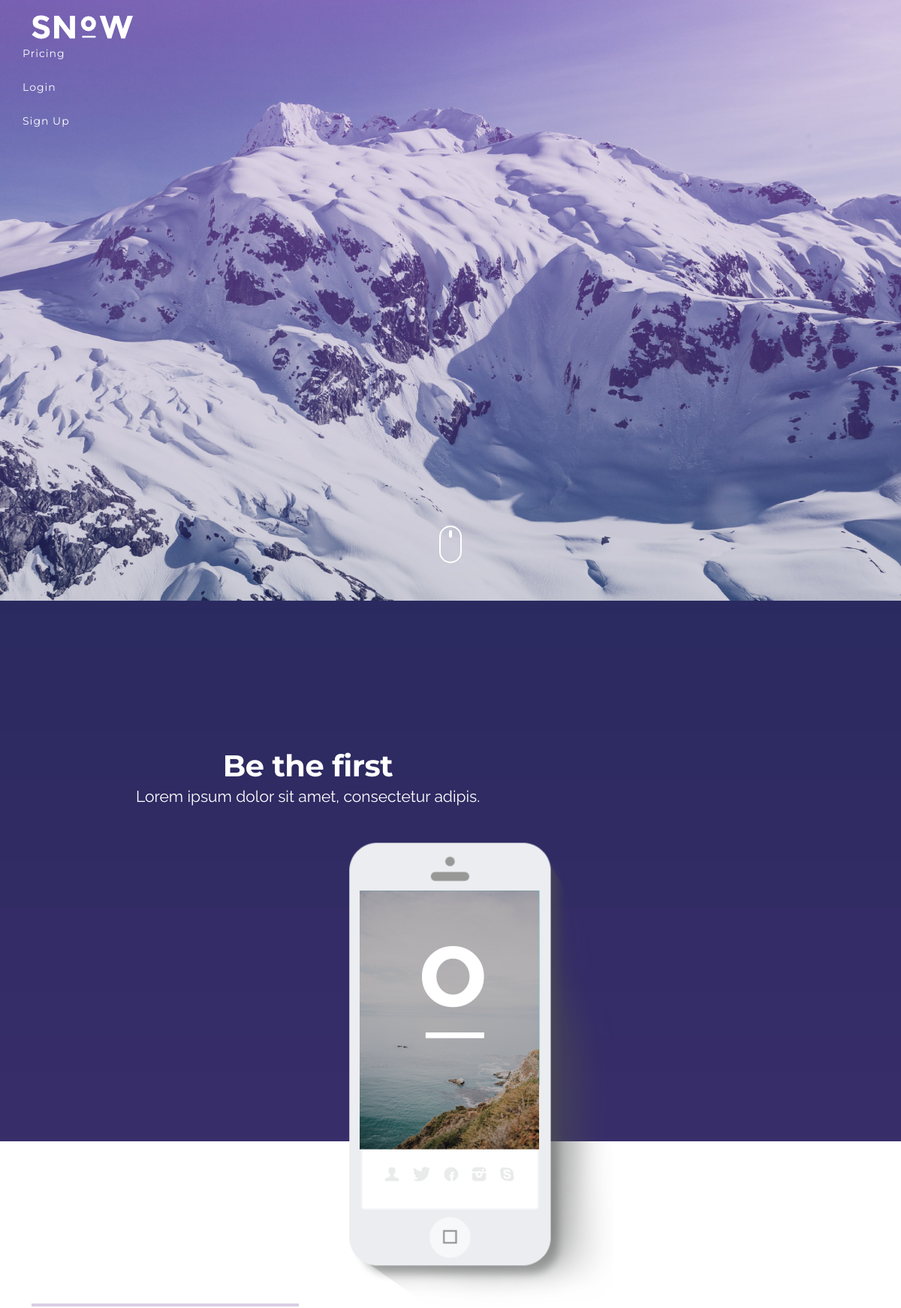
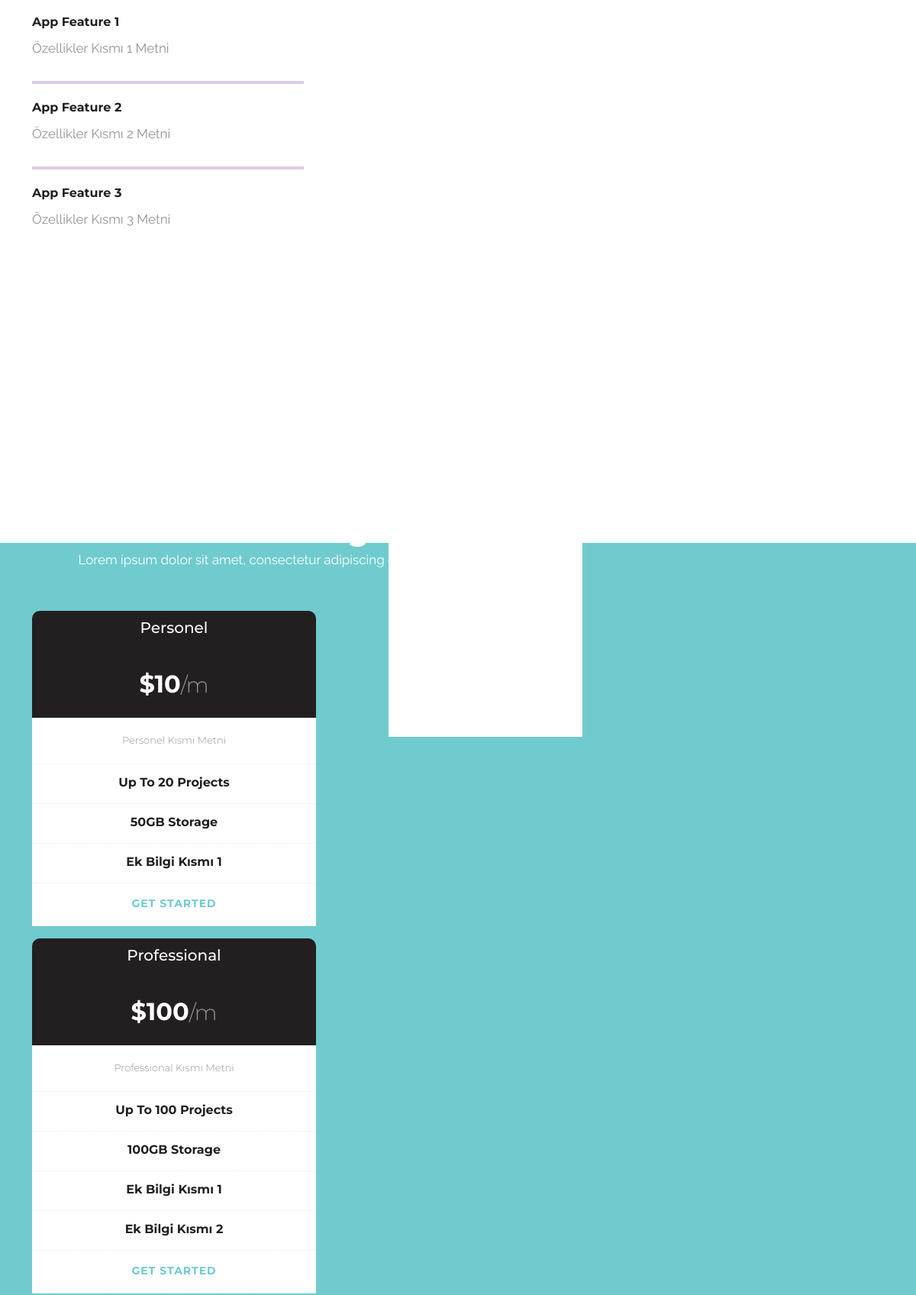
The page / (upper part) on the database its author committed (2 pictures, top to bottom).
### projectapp/models.py (models this page shows, shortened)
class Feature(models.Model):
    titlef = models.CharField(max_length=50)
    metinf = models.CharField(max_length=200)

class Professional_second(models.Model):
    title = models.CharField(max_length=50)
    max_proje = models.CharField(max_length=50)
    fiyati = models.IntegerField()
    metin = models.CharField(max_length=50)
    depolama_alani = models.CharField(max_length=50)
    ek_bilgi = models.CharField(max_length=50)
    ek_bilgi2 = models.CharField(max_length=50)
    bilgi2 = models.BooleanField(default=False)

### projectapp/views.py (the view)
# urls.py: path('', projectappViews.home, name='home'),
def home(request):
    professionals = Professional_second.objects.all()
    features = Feature.objects.all()
    destlasts = Destlast.objects.all()
    return render(request, 'index.html',{'professionals':professionals, 'features':features, 'destlasts':destlasts})

### projectapp/templates/index.html (shortened to what this page needs)
{% extends "base.html" %} {% block content %} {% load static %}
{% include "header.html" %}
<div class="mouse-icon hidden-xs">
  <div class="scroll"></div>
</div>
<section id="be-the-first" class="pad-xl">
  <div class="container">
    <div class="row">
      <div
        class="col-sm-8 col-sm-offset-2 text-center margin-30 wow fadeIn"
        data-wow-delay="0.6s"
      >
        <h2>Be the first</h2>
        <p class="lead">Lorem ipsum dolor sit amet, consectetur adipis.</p>
      </div>
    </div>
    <div class="iphone wow fadeInUp" data-wow-delay="1s">
      <img
        src={% static 'img/iphone.png' alt="Logo" %}></a>
    </div>
  </div>
</section>
<section id="main-info" class="pad-xl">
{% for feature in features%}
  <div class="container">
    <div class="row">
      <div class="col-sm-4 wow fadeIn" data-wow-delay="0.4s">
        <hr class="line purple" />
        <h3>{{feature.titlef}}</h3>
        <p>
          {{feature.metinf}}
        </p>
      </div>
      {% endfor %}
    </section>
    {% if user.is_authenticated %}
    {% else %}
    <section id="pricing" class="pad-lg">
      <div class="container">
        <div class="row margin-40">
          <div class="col-sm-8 col-sm-offset-2 text-center">
            <h2 class="white">Pricing</h2>
            <p class="white">
              Lorem ipsum dolor sit amet, consectetur adipiscing elit. Aliquam
              viverra orci ut.
            </p>
          </div>
        </div>
      {% for professional in professionals%}
        <div
        class="col-sm-4 pricing-container wow fadeInUp"
        data-wow-delay="0.4s"
      >
        <ul class="list-unstyled active text-center">
          <li class="headline"><h5 class="white">{{professional.title}}</h5></li>
          <li class="price">
            <div class="amount">${{professional.fiyati}}<small>/m</small></div>
          </li>
          <li class="info">
            {{professional.metin}}
          </li>
          <li class="features first">{{professional.max_proje}}</li>
          <li class="features">{{professional.depolama_alani}}</li>
          <li class="features">{{professional.ek_bilgi}}</li>
          {% if professional.bilgi2 %}
          <li class="features">{{professional.ek_bilgi2}}</li>
          {% endif %}
          <li class="features last btn btn-secondary btn-wide">
            <a href={% url 'signupaccount' %}>Get Started</a>
          </li>
        </ul>
      </div>
      {% endfor %}
      </section>
    {% endif %}
{% endblock %}

### projectapp/templates/base.html (shortened to what this page needs)
{% load static %}
<!DOCTYPE html>
<html lang="en">
  <head>
    <link rel="stylesheet" href="{% static 'css/font-awesome.min.css' %} "/>
    <link rel="stylesheet" href="{% static  'css/animate.css' %}" />
    <link rel="stylesheet" href="{% static 'css/bootstrap.min.css' %}"/>
    <link rel="stylesheet" href="{% static 'css/main.css' %}"/>
  </head>
  <body>
    {% block content %} {% endblock %}
  </body>
</html>

### projectapp/templates/header.html (shortened to what this page needs)
{% load static %}
<header>
    <div class="container">
      <div class="row">
        <div class="col-xs-6">
          <a href="/"><img src={% static 'img/logo.svg' alt="Logo" %}/></a>
        </div>
        {% if user.is_authenticated %}
        <div class="col-xs-6 signin text-right navbar-nav">
          <a class="nav-link" href="pricing">Pricing Page</a>&nbsp; &nbsp;<a
          <a class="nav-link" href="{% url 'logoutaccount' %}">
          Logout ({{ user.username }})
        </a>
        {% else %}
        <div class="col-xs-6 signin text-right navbar-nav">
          <a href="#pricing" class="scroll">Pricing</a>&nbsp; &nbsp;<a
            <a href="{% url 'loginaccount' %}">Login </a>&nbsp;
            <a href="{% url 'signupaccount' %}">Sign Up</a>
          {% endif %}
        </div>
      </div>
    </div>
  </header>

### projectapp/templates/nav.html (shortened to what this page needs)
{% load static %}

### projectapp/static/css/main.css (style rules this page uses)
h1, h2, h3, h4, h5, h6, p, .btn, .navbar-nav a, .form-control, .list-inline, small, #pricing { font-family: 'Montserrat', sans-serif; }
p, .lead { font-family: 'Raleway', sans-serif; }
h2 { font-size: 40px; line-height: 40px; letter-spacing: -0.5px; color: #ffffff; font-weight: 700; }
h3 { font-size: 16px; line-height: 30px; letter-spacing: 0px; color: #231f20; font-weight: 700; }
.lead { font-size: 21px; line-height: 26px; color: #ffffff; font-weight: 400; }
p { font-size: 17px; line-height: 22px; color: #929496; font-weight: 400; }
a { color: inherit; font-weight: inherit; font-size: inherit; text-decoration: none; }
.btn { text-transform: uppercase; border-radius: 4px; border: none; }
.btn-wide { width: 100%; font-size: 13px; line-height: 1.33; padding: 18px 28px; font-weight: 400; letter-spacing: 1px; }
.btn-secondary { background-color: #ffffff; color: #231f20; }
.margin-30 { margin-bottom: 30px !important; }
.margin-40 { margin-bottom: 40px !important; }
.white { color: #ffffff; }
.navbar-inverse .navbar-nav > li > a, .navbar-nav a { color: #ffffff; font-size: 14px; letter-spacing: 1px; }
header { background: url(../img/header-bg.jpg) no-repeat center center; width: 100%; padding: 20px 10px 60px 10px; height: 100vh; overflow: hidden; background-size: cover; -webkit-background-size: cover; -moz-background-size: cover; -o-background-size: cover; }
.signin { padding-top: 9px; }
.mouse-icon { border: 2px solid #fff; border-radius: 16px; display: block; height: 50px; margin: -100px auto 50px; position: relative; width: 30px; z-index: 10; }
.mouse-icon .scroll { animation-delay: 0s; animation-duration: 1s; animation-iteration-count: infinite; animation-name: scrolling; animation-play-state: running; animation-timing-function: linear; }
.mouse-icon .scroll { background: #fff none repeat scroll 0 0; border-radius: 10px; height: 10px; margin-left: auto; margin-right: auto; position: relative; top: 4px; width: 4px; }
.pad-xl { padding: 200px 0px; }
.pad-lg { padding: 160px 0px; }
#be-the-first { background: url(../img/be-the-first-bg.jpg) #231f20 no-repeat center center fixed; min-height: 300px; -webkit-background-size: cover; -moz-background-size: cover; -o-background-size: cover; background-size: cover; }
hr.line { width: 100%; border: 2px solid; }
.purple { border-color: #6d3f96; color: #6d3f96; }
.iphone { position: relative; height: 200px; }
.iphone img { margin: 0 auto; position: absolute; left: 0; right: 0; width: 100%; max-width: 440px; }
#pricing { background: #70cbce; }
.pricing-container { padding-left: 0px; padding-right: 0px; }
.headline { background: #231f20; color: #FFFFFF; padding: 10px; border-top-left-radius: 10px; border-top-right-radius: 10px; }
.price { background: none repeat scroll 0 0 #231f20; color: #FFFFFF; font-size: 32px; font-weight: bold; padding-bottom: 20px; padding-top: 20px; }
.price small { font-weight: 300; color: #929496; }
.info { padding-top: 20px; padding-bottom: 20px; font-weight: 300; font-size: 13px; color: #929496; background: #ffffff; }
.features { color: #231f20; font-weight: bold; padding-top: 12px; padding-bottom: 15px; border-bottom: 1px dotted #E8EAEA; background: #ffffff }
.features.first { border-top: 1px dotted #E8EAEA; }
.features.last { padding-top: 17px; padding-bottom: 20px; }
.features.last a { color: #70cbce; font-size: 14px; letter-spacing: 1px; }
.pricing-container .btn { border-radius: 0; }

### rows shown on the page
Feature: titlef "App Feature 1", metinf "Özellikler Kısmı 1 Metni"
Feature: titlef "App Feature 2", metinf "Özellikler Kısmı 2 Metni"
Feature: titlef "App Feature 3", metinf "Özellikler Kısmı 3 Metni"
Professional_second: title "Personel", fiyati "10", metin "Personel Kısmı Metni", max_proje "Up To 20 Projects", depolama_alani "50GB Storage", ek_bilgi "Ek Bilgi Kısmı 1"
Professional_second: title "Professional", fiyati "100", metin "Professional Kısmı Metni", max_proje "Up To 100 Projects", depolama_alani "100GB Storage", ek_bilgi "Ek Bilgi Kısmı 1", ek_bilgi2 "Ek Bilgi Kısmı 2"
